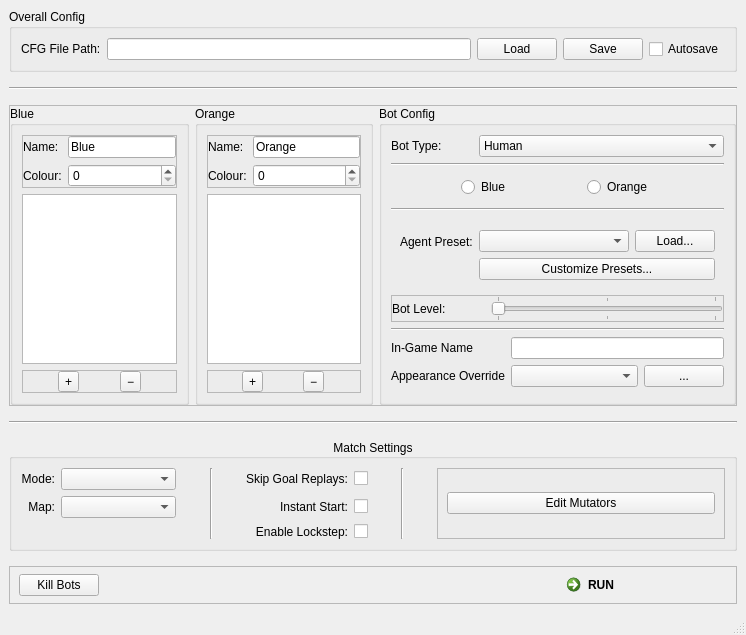
<?xml version="1.0" encoding="UTF-8"?>
<ui version="4.0">
 <class>MainWindow</class>
 <widget class="QMainWindow" name="MainWindow">
  <property name="geometry">
   <rect>
    <x>0</x>
    <y>0</y>
    <width>746</width>
    <height>603</height>
   </rect>
  </property>
  <property name="windowTitle">
   <string>RLBot</string>
  </property>
  <widget class="QWidget" name="centralwidget">
   <layout class="QVBoxLayout" name="verticalLayout_4" stretch="1,0,5,0,0,0">
    <property name="spacing">
     <number>15</number>
    </property>
    <item>
     <widget class="QGroupBox" name="groupBox_5">
      <property name="sizePolicy">
       <sizepolicy hsizetype="Preferred" vsizetype="Fixed">
        <horstretch>0</horstretch>
        <verstretch>0</verstretch>
       </sizepolicy>
      </property>
      <property name="title">
       <string>Overall Config</string>
      </property>
      <layout class="QHBoxLayout" name="horizontalLayout_9">
       <item>
        <widget class="QLabel" name="label_6">
         <property name="text">
          <string>CFG File Path:</string>
         </property>
        </widget>
       </item>
       <item>
        <widget class="QLineEdit" name="cfg_file_path_lineedit">
         <property name="readOnly">
          <bool>true</bool>
         </property>
        </widget>
       </item>
       <item>
        <widget class="QPushButton" name="cfg_load_pushbutton">
         <property name="text">
          <string>Load</string>
         </property>
        </widget>
       </item>
       <item>
        <widget class="QPushButton" name="cfg_save_pushbutton">
         <property name="text">
          <string>Save</string>
         </property>
        </widget>
       </item>
       <item>
        <widget class="QCheckBox" name="cfg_autosave_checkbutton">
         <property name="text">
          <string>Autosave</string>
         </property>
        </widget>
       </item>
      </layout>
     </widget>
    </item>
    <item>
     <widget class="Line" name="line_2">
      <property name="orientation">
       <enum>Qt::Horizontal</enum>
      </property>
     </widget>
    </item>
    <item>
     <widget class="QFrame" name="frame_3">
      <property name="frameShape">
       <enum>QFrame::StyledPanel</enum>
      </property>
      <property name="frameShadow">
       <enum>QFrame::Raised</enum>
      </property>
      <layout class="QHBoxLayout" name="horizontalLayout_6" stretch="1,1,2">
       <property name="leftMargin">
        <number>0</number>
       </property>
       <property name="topMargin">
        <number>0</number>
       </property>
       <property name="rightMargin">
        <number>0</number>
       </property>
       <property name="bottomMargin">
        <number>0</number>
       </property>
       <item>
        <widget class="QGroupBox" name="groupBox">
         <property name="minimumSize">
          <size>
           <width>150</width>
           <height>0</height>
          </size>
         </property>
         <property name="maximumSize">
          <size>
           <width>200</width>
           <height>16777215</height>
          </size>
         </property>
         <property name="title">
          <string>Blue</string>
         </property>
         <layout class="QVBoxLayout" name="verticalLayout">
          <item>
           <widget class="QFrame" name="frame_9">
            <property name="frameShape">
             <enum>QFrame::StyledPanel</enum>
            </property>
            <property name="frameShadow">
             <enum>QFrame::Raised</enum>
            </property>
            <layout class="QGridLayout" name="gridLayout_4">
             <property name="leftMargin">
              <number>0</number>
             </property>
             <property name="topMargin">
              <number>0</number>
             </property>
             <property name="rightMargin">
              <number>0</number>
             </property>
             <property name="bottomMargin">
              <number>0</number>
             </property>
             <item row="0" column="0">
              <widget class="QLabel" name="label_17">
               <property name="text">
                <string>Name:</string>
               </property>
              </widget>
             </item>
             <item row="0" column="1">
              <widget class="QLineEdit" name="blue_name_lineedit">
               <property name="text">
                <string>Blue</string>
               </property>
              </widget>
             </item>
             <item row="1" column="0">
              <widget class="QLabel" name="label_18">
               <property name="text">
                <string>Colour:</string>
               </property>
              </widget>
             </item>
             <item row="1" column="1">
              <widget class="QSpinBox" name="blue_color_spinbox"/>
             </item>
            </layout>
           </widget>
          </item>
          <item>
           <widget class="QListWidget" name="blue_listwidget">
            <property name="dragDropMode">
             <enum>QAbstractItemView::DragDrop</enum>
            </property>
            <property name="defaultDropAction">
             <enum>Qt::MoveAction</enum>
            </property>
            <property name="selectionMode">
             <enum>QAbstractItemView::SingleSelection</enum>
            </property>
           </widget>
          </item>
          <item>
           <widget class="QFrame" name="frame_4">
            <property name="frameShape">
             <enum>QFrame::StyledPanel</enum>
            </property>
            <property name="frameShadow">
             <enum>QFrame::Raised</enum>
            </property>
            <layout class="QHBoxLayout" name="horizontalLayout_7">
             <property name="leftMargin">
              <number>0</number>
             </property>
             <property name="topMargin">
              <number>0</number>
             </property>
             <property name="rightMargin">
              <number>0</number>
             </property>
             <property name="bottomMargin">
              <number>0</number>
             </property>
             <item>
              <widget class="QToolButton" name="blue_plus_toolbutton">
               <property name="text">
                <string>+</string>
               </property>
              </widget>
             </item>
             <item>
              <widget class="QToolButton" name="blue_minus_toolbutton">
               <property name="text">
                <string>−</string>
               </property>
               <property name="popupMode">
                <enum>QToolButton::DelayedPopup</enum>
               </property>
              </widget>
             </item>
            </layout>
           </widget>
          </item>
         </layout>
        </widget>
       </item>
       <item>
        <widget class="QGroupBox" name="groupBox_2">
         <property name="minimumSize">
          <size>
           <width>150</width>
           <height>0</height>
          </size>
         </property>
         <property name="maximumSize">
          <size>
           <width>200</width>
           <height>16777215</height>
          </size>
         </property>
         <property name="title">
          <string>Orange</string>
         </property>
         <layout class="QVBoxLayout" name="verticalLayout_2">
          <item>
           <widget class="QFrame" name="frame_10">
            <property name="frameShape">
             <enum>QFrame::StyledPanel</enum>
            </property>
            <property name="frameShadow">
             <enum>QFrame::Raised</enum>
            </property>
            <layout class="QGridLayout" name="gridLayout_5">
             <property name="leftMargin">
              <number>0</number>
             </property>
             <property name="topMargin">
              <number>0</number>
             </property>
             <property name="rightMargin">
              <number>0</number>
             </property>
             <property name="bottomMargin">
              <number>0</number>
             </property>
             <item row="0" column="0">
              <widget class="QLabel" name="label_19">
               <property name="text">
                <string>Name:</string>
               </property>
              </widget>
             </item>
             <item row="0" column="1">
              <widget class="QLineEdit" name="orange_name_lineedit">
               <property name="text">
                <string>Orange</string>
               </property>
              </widget>
             </item>
             <item row="1" column="0">
              <widget class="QLabel" name="label_20">
               <property name="text">
                <string>Colour:</string>
               </property>
              </widget>
             </item>
             <item row="1" column="1">
              <widget class="QSpinBox" name="orange_color_spinbox"/>
             </item>
            </layout>
           </widget>
          </item>
          <item>
           <widget class="QListWidget" name="orange_listwidget">
            <property name="dragDropMode">
             <enum>QAbstractItemView::DragDrop</enum>
            </property>
            <property name="defaultDropAction">
             <enum>Qt::MoveAction</enum>
            </property>
            <property name="selectionMode">
             <enum>QAbstractItemView::SingleSelection</enum>
            </property>
           </widget>
          </item>
          <item>
           <widget class="QFrame" name="frame_5">
            <property name="frameShape">
             <enum>QFrame::StyledPanel</enum>
            </property>
            <property name="frameShadow">
             <enum>QFrame::Raised</enum>
            </property>
            <layout class="QHBoxLayout" name="horizontalLayout_8">
             <property name="leftMargin">
              <number>0</number>
             </property>
             <property name="topMargin">
              <number>0</number>
             </property>
             <property name="rightMargin">
              <number>0</number>
             </property>
             <property name="bottomMargin">
              <number>0</number>
             </property>
             <item>
              <widget class="QToolButton" name="orange_plus_toolbutton">
               <property name="text">
                <string>+</string>
               </property>
              </widget>
             </item>
             <item>
              <widget class="QToolButton" name="orange_minus_toolbutton">
               <property name="text">
                <string>−</string>
               </property>
              </widget>
             </item>
            </layout>
           </widget>
          </item>
         </layout>
        </widget>
       </item>
       <item>
        <widget class="QGroupBox" name="bot_config_groupbox">
         <property name="enabled">
          <bool>true</bool>
         </property>
         <property name="title">
          <string>Bot Config</string>
         </property>
         <property name="alignment">
          <set>Qt::AlignLeading|Qt::AlignLeft|Qt::AlignTop</set>
         </property>
         <property name="checkable">
          <bool>false</bool>
         </property>
         <layout class="QVBoxLayout" name="verticalLayout_3" stretch="0,0,0,0,0,0,0,0,0,0">
          <property name="sizeConstraint">
           <enum>QLayout::SetDefaultConstraint</enum>
          </property>
          <item>
           <widget class="QFrame" name="bot_type_frame">
            <property name="sizePolicy">
             <sizepolicy hsizetype="Preferred" vsizetype="Fixed">
              <horstretch>0</horstretch>
              <verstretch>0</verstretch>
             </sizepolicy>
            </property>
            <property name="frameShape">
             <enum>QFrame::NoFrame</enum>
            </property>
            <layout class="QHBoxLayout" name="horizontalLayout_2" stretch="1,3">
             <property name="leftMargin">
              <number>0</number>
             </property>
             <property name="topMargin">
              <number>0</number>
             </property>
             <property name="rightMargin">
              <number>0</number>
             </property>
             <property name="bottomMargin">
              <number>0</number>
             </property>
             <item>
              <widget class="QLabel" name="label">
               <property name="text">
                <string>Bot Type:</string>
               </property>
              </widget>
             </item>
             <item>
              <widget class="QComboBox" name="bot_type_combobox">
               <property name="toolTip">
                <string>Select bot</string>
               </property>
               <property name="currentIndex">
                <number>0</number>
               </property>
               <item>
                <property name="text">
                 <string>Human</string>
                </property>
               </item>
               <item>
                <property name="text">
                 <string>Psyonix</string>
                </property>
               </item>
               <item>
                <property name="text">
                 <string>RLBot</string>
                </property>
               </item>
               <item>
                <property name="text">
                 <string>Party Member Bot</string>
                </property>
               </item>
              </widget>
             </item>
            </layout>
           </widget>
          </item>
          <item>
           <widget class="Line" name="line">
            <property name="orientation">
             <enum>Qt::Horizontal</enum>
            </property>
           </widget>
          </item>
          <item>
           <widget class="QFrame" name="team_frame">
            <property name="sizePolicy">
             <sizepolicy hsizetype="Preferred" vsizetype="Fixed">
              <horstretch>0</horstretch>
              <verstretch>0</verstretch>
             </sizepolicy>
            </property>
            <property name="minimumSize">
             <size>
              <width>0</width>
              <height>30</height>
             </size>
            </property>
            <property name="frameShape">
             <enum>QFrame::NoFrame</enum>
            </property>
            <layout class="QHBoxLayout" name="horizontalLayout_4">
             <property name="leftMargin">
              <number>0</number>
             </property>
             <property name="topMargin">
              <number>0</number>
             </property>
             <property name="rightMargin">
              <number>0</number>
             </property>
             <property name="bottomMargin">
              <number>0</number>
             </property>
             <item>
              <widget class="QRadioButton" name="blue_radiobutton">
               <property name="sizePolicy">
                <sizepolicy hsizetype="Fixed" vsizetype="Fixed">
                 <horstretch>0</horstretch>
                 <verstretch>0</verstretch>
                </sizepolicy>
               </property>
               <property name="minimumSize">
                <size>
                 <width>50</width>
                 <height>0</height>
                </size>
               </property>
               <property name="text">
                <string>Blue</string>
               </property>
              </widget>
             </item>
             <item>
              <widget class="QRadioButton" name="orange_radiobutton">
               <property name="sizePolicy">
                <sizepolicy hsizetype="Fixed" vsizetype="Fixed">
                 <horstretch>0</horstretch>
                 <verstretch>0</verstretch>
                </sizepolicy>
               </property>
               <property name="text">
                <string>Orange</string>
               </property>
              </widget>
             </item>
            </layout>
           </widget>
          </item>
          <item>
           <widget class="Line" name="line_4">
            <property name="orientation">
             <enum>Qt::Horizontal</enum>
            </property>
           </widget>
          </item>
          <item>
           <widget class="QFrame" name="rlbot_frame">
            <property name="sizePolicy">
             <sizepolicy hsizetype="Preferred" vsizetype="Preferred">
              <horstretch>0</horstretch>
              <verstretch>0</verstretch>
             </sizepolicy>
            </property>
            <property name="frameShape">
             <enum>QFrame::NoFrame</enum>
            </property>
            <property name="lineWidth">
             <number>1</number>
            </property>
            <layout class="QGridLayout" name="gridLayout_3">
             <property name="verticalSpacing">
              <number>2</number>
             </property>
             <item row="2" column="1" colspan="2">
              <widget class="QPushButton" name="agent_preset_toolbutton">
               <property name="text">
                <string>Customize Presets...</string>
               </property>
              </widget>
             </item>
             <item row="0" column="1">
              <widget class="QComboBox" name="agent_preset_combobox">
               <property name="sizePolicy">
                <sizepolicy hsizetype="Expanding" vsizetype="Fixed">
                 <horstretch>0</horstretch>
                 <verstretch>0</verstretch>
                </sizepolicy>
               </property>
              </widget>
             </item>
             <item row="0" column="0">
              <widget class="QLabel" name="label_2">
               <property name="minimumSize">
                <size>
                 <width>0</width>
                 <height>32</height>
                </size>
               </property>
               <property name="text">
                <string>Agent Preset:</string>
               </property>
              </widget>
             </item>
             <item row="0" column="2">
              <widget class="QPushButton" name="preset_load_toplevel_pushbutton">
               <property name="text">
                <string>Load...</string>
               </property>
              </widget>
             </item>
            </layout>
           </widget>
          </item>
          <item>
           <widget class="QFrame" name="psyonix_bot_frame">
            <property name="sizePolicy">
             <sizepolicy hsizetype="Preferred" vsizetype="Fixed">
              <horstretch>0</horstretch>
              <verstretch>0</verstretch>
             </sizepolicy>
            </property>
            <property name="frameShape">
             <enum>QFrame::StyledPanel</enum>
            </property>
            <property name="frameShadow">
             <enum>QFrame::Raised</enum>
            </property>
            <layout class="QHBoxLayout" name="horizontalLayout_3" stretch="2,5">
             <property name="leftMargin">
              <number>0</number>
             </property>
             <property name="topMargin">
              <number>0</number>
             </property>
             <property name="rightMargin">
              <number>0</number>
             </property>
             <property name="bottomMargin">
              <number>0</number>
             </property>
             <item>
              <widget class="QLabel" name="label_5">
               <property name="text">
                <string>Bot Level:</string>
               </property>
              </widget>
             </item>
             <item>
              <widget class="QSlider" name="bot_level_slider">
               <property name="sizePolicy">
                <sizepolicy hsizetype="Preferred" vsizetype="Fixed">
                 <horstretch>0</horstretch>
                 <verstretch>0</verstretch>
                </sizepolicy>
               </property>
               <property name="locale">
                <locale language="Dutch" country="Netherlands"/>
               </property>
               <property name="maximum">
                <number>100</number>
               </property>
               <property name="tracking">
                <bool>false</bool>
               </property>
               <property name="orientation">
                <enum>Qt::Horizontal</enum>
               </property>
               <property name="tickPosition">
                <enum>QSlider::TicksBothSides</enum>
               </property>
               <property name="tickInterval">
                <number>50</number>
               </property>
              </widget>
             </item>
            </layout>
           </widget>
          </item>
          <item>
           <widget class="Line" name="extra_line">
            <property name="orientation">
             <enum>Qt::Horizontal</enum>
            </property>
           </widget>
          </item>
          <item>
           <widget class="QFrame" name="appearance_frame">
            <property name="sizePolicy">
             <sizepolicy hsizetype="Preferred" vsizetype="Fixed">
              <horstretch>0</horstretch>
              <verstretch>0</verstretch>
             </sizepolicy>
            </property>
            <property name="frameShape">
             <enum>QFrame::NoFrame</enum>
            </property>
            <layout class="QGridLayout" name="gridLayout" columnstretch="0,0,0">
             <property name="leftMargin">
              <number>0</number>
             </property>
             <property name="topMargin">
              <number>0</number>
             </property>
             <property name="rightMargin">
              <number>0</number>
             </property>
             <property name="bottomMargin">
              <number>0</number>
             </property>
             <property name="horizontalSpacing">
              <number>6</number>
             </property>
             <item row="1" column="0">
              <widget class="QLabel" name="label_4">
               <property name="sizePolicy">
                <sizepolicy hsizetype="Minimum" vsizetype="Preferred">
                 <horstretch>0</horstretch>
                 <verstretch>0</verstretch>
                </sizepolicy>
               </property>
               <property name="text">
                <string>Appearance Override</string>
               </property>
              </widget>
             </item>
             <item row="0" column="0">
              <widget class="QLabel" name="label_3">
               <property name="sizePolicy">
                <sizepolicy hsizetype="Minimum" vsizetype="Preferred">
                 <horstretch>0</horstretch>
                 <verstretch>0</verstretch>
                </sizepolicy>
               </property>
               <property name="text">
                <string>In-Game Name</string>
               </property>
              </widget>
             </item>
             <item row="1" column="1">
              <widget class="QComboBox" name="loadout_preset_combobox">
               <property name="sizePolicy">
                <sizepolicy hsizetype="Expanding" vsizetype="Fixed">
                 <horstretch>0</horstretch>
                 <verstretch>0</verstretch>
                </sizepolicy>
               </property>
              </widget>
             </item>
             <item row="1" column="2">
              <widget class="QPushButton" name="loadout_preset_toolbutton">
               <property name="text">
                <string>...</string>
               </property>
              </widget>
             </item>
             <item row="0" column="1" colspan="2">
              <widget class="QLineEdit" name="ign_lineedit"/>
             </item>
            </layout>
           </widget>
          </item>
          <item>
           <widget class="QFrame" name="button_frame">
            <property name="sizePolicy">
             <sizepolicy hsizetype="Preferred" vsizetype="Fixed">
              <horstretch>0</horstretch>
              <verstretch>0</verstretch>
             </sizepolicy>
            </property>
            <property name="frameShape">
             <enum>QFrame::NoFrame</enum>
            </property>
            <layout class="QHBoxLayout" name="horizontalLayout_5">
             <property name="leftMargin">
              <number>0</number>
             </property>
             <property name="topMargin">
              <number>0</number>
             </property>
             <property name="rightMargin">
              <number>0</number>
             </property>
             <property name="bottomMargin">
              <number>0</number>
             </property>
            </layout>
           </widget>
          </item>
          <item>
           <spacer name="verticalSpacer">
            <property name="orientation">
             <enum>Qt::Vertical</enum>
            </property>
            <property name="sizeHint" stdset="0">
             <size>
              <width>20</width>
              <height>40</height>
             </size>
            </property>
           </spacer>
          </item>
         </layout>
        </widget>
       </item>
      </layout>
     </widget>
    </item>
    <item>
     <widget class="Line" name="line_3">
      <property name="orientation">
       <enum>Qt::Horizontal</enum>
      </property>
     </widget>
    </item>
    <item>
     <widget class="QGroupBox" name="match_settings_groupbox">
      <property name="title">
       <string>Match Settings</string>
      </property>
      <property name="alignment">
       <set>Qt::AlignCenter</set>
      </property>
      <layout class="QGridLayout" name="gridLayout_2" columnstretch="0,2,1,0,2,1,5">
       <item row="0" column="1">
        <widget class="QComboBox" name="mode_type_combobox"/>
       </item>
       <item row="0" column="0">
        <widget class="QLabel" name="label_11">
         <property name="text">
          <string>Mode:</string>
         </property>
         <property name="alignment">
          <set>Qt::AlignRight|Qt::AlignTrailing|Qt::AlignVCenter</set>
         </property>
        </widget>
       </item>
       <item row="1" column="1">
        <widget class="QComboBox" name="map_type_combobox"/>
       </item>
       <item row="1" column="0">
        <widget class="QLabel" name="label_12">
         <property name="text">
          <string>Map:</string>
         </property>
         <property name="alignment">
          <set>Qt::AlignRight|Qt::AlignTrailing|Qt::AlignVCenter</set>
         </property>
        </widget>
       </item>
       <item row="0" column="3">
        <widget class="QLabel" name="label_13">
         <property name="text">
          <string>Skip Goal Replays:</string>
         </property>
         <property name="alignment">
          <set>Qt::AlignRight|Qt::AlignTrailing|Qt::AlignVCenter</set>
         </property>
        </widget>
       </item>
       <item row="0" column="4">
        <widget class="QCheckBox" name="skip_replays_checkbox">
         <property name="sizePolicy">
          <sizepolicy hsizetype="Fixed" vsizetype="Fixed">
           <horstretch>0</horstretch>
           <verstretch>0</verstretch>
          </sizepolicy>
         </property>
        </widget>
       </item>
       <item row="1" column="3">
        <widget class="QLabel" name="label_14">
         <property name="text">
          <string>Instant Start:</string>
         </property>
         <property name="alignment">
          <set>Qt::AlignRight|Qt::AlignTrailing|Qt::AlignVCenter</set>
         </property>
        </widget>
       </item>
       <item row="1" column="4">
        <widget class="QCheckBox" name="instant_start_checkbox">
         <property name="sizePolicy">
          <sizepolicy hsizetype="Fixed" vsizetype="Fixed">
           <horstretch>0</horstretch>
           <verstretch>0</verstretch>
          </sizepolicy>
         </property>
        </widget>
       </item>
       <item row="2" column="3">
        <widget class="QLabel" name="label_14">
         <property name="text">
          <string>Enable Lockstep:</string>
         </property>
         <property name="alignment">
          <set>Qt::AlignRight|Qt::AlignTrailing|Qt::AlignVCenter</set>
         </property>
        </widget>
       </item>
       <item row="2" column="4">
        <widget class="QCheckBox" name="enable_lockstep_checkbox">
         <property name="sizePolicy">
          <sizepolicy hsizetype="Fixed" vsizetype="Fixed">
           <horstretch>0</horstretch>
           <verstretch>0</verstretch>
          </sizepolicy>
         </property>
        </widget>
       </item>
       <item row="0" column="2" rowspan="3">
        <widget class="Line" name="line_6">
         <property name="sizePolicy">
          <sizepolicy hsizetype="Preferred" vsizetype="Minimum">
           <horstretch>0</horstretch>
           <verstretch>0</verstretch>
          </sizepolicy>
         </property>
         <property name="orientation">
          <enum>Qt::Vertical</enum>
         </property>
        </widget>
       </item>
       <item row="0" column="5" rowspan="3">
        <widget class="Line" name="line_7">
         <property name="sizePolicy">
          <sizepolicy hsizetype="Preferred" vsizetype="Minimum">
           <horstretch>0</horstretch>
           <verstretch>0</verstretch>
          </sizepolicy>
         </property>
         <property name="orientation">
          <enum>Qt::Vertical</enum>
         </property>
        </widget>
       </item>
       <item row="0" column="6" rowspan="3">
        <widget class="QFrame" name="frame_7">
         <property name="frameShape">
          <enum>QFrame::StyledPanel</enum>
         </property>
         <property name="frameShadow">
          <enum>QFrame::Raised</enum>
         </property>
         <layout class="QHBoxLayout" name="horizontalLayout_11">
          <item>
           <widget class="QPushButton" name="edit_mutators_pushbutton">
            <property name="text">
             <string>Edit Mutators</string>
            </property>
           </widget>
          </item>
         </layout>
        </widget>
       </item>
      </layout>
     </widget>
    </item>
    <item>
     <widget class="QFrame" name="frame_6">
      <property name="frameShape">
       <enum>QFrame::StyledPanel</enum>
      </property>
      <property name="frameShadow">
       <enum>QFrame::Raised</enum>
      </property>
      <layout class="QHBoxLayout" name="horizontalLayout_10">
       <property name="topMargin">
        <number>0</number>
       </property>
       <property name="bottomMargin">
        <number>0</number>
       </property>
       <item>
        <widget class="QPushButton" name="kill_bots_pushbutton">
         <property name="text">
          <string>Kill Bots</string>
         </property>
        </widget>
       </item>
       <item>
        <spacer name="horizontalSpacer">
         <property name="orientation">
          <enum>Qt::Horizontal</enum>
         </property>
         <property name="sizeHint" stdset="0">
          <size>
           <width>489</width>
           <height>20</height>
          </size>
         </property>
        </spacer>
       </item>
       <item>
        <widget class="QCommandLinkButton" name="run_button">
         <property name="styleSheet">
          <string notr="true"/>
         </property>
         <property name="text">
          <string>RUN</string>
         </property>
        </widget>
       </item>
      </layout>
     </widget>
    </item>
   </layout>
  </widget>
  <widget class="QStatusBar" name="statusbar"/>
 </widget>
 <resources/>
 <connections/>
</ui>
